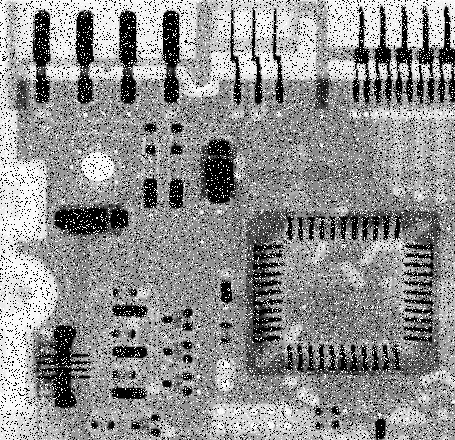
#> input picture DIP3E_Original_Images_CH03/Fig0335(a)(ckt_board_saltpep_prob_pt05).tif, 455 x 440 px, found by its file name
$ python exercise4.py
#> lines starting #> are read from the running program, lines starting #| are printed output that depends on the picture
from PIL import Image
import cv2
import skimage
import numpy as np
import matplotlib.pyplot as plt
import matplotlib.colors as colors
import scipy.io as sio
import scipy as sc
import pandas as pd

#plt.style.use('ggplot')


""" Task 1 """

IMG = np.array(Image.open("DIP3E_Original_Images_CH03\Fig0335(a)(ckt_board_saltpep_prob_pt05).tif"))
#> IMG is the input picture: shape (440, 455); min 0, max 255, mean 144.1
histogram, bin_edges = np.histogram(IMG, bins=256, range=(0, 255))
#> histogram = 256 values, max 30628 at index 0, min 33 at index 254, mean 782; bin_edges = 257 values from 0 to 255

# Funcion for median filter
def med_filter():
    img_filtered= sc.ndimage.median_filter(IMG, size=3)
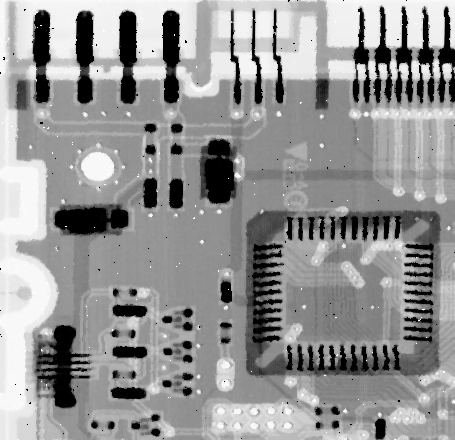
#> img_filtered: shape (440, 455); min 0, max 255, mean 148.2
    histogram_mf, bin_edges_mf = np.histogram(img_filtered, bins=256, range=(0, 255))
#> histogram_mf = 256 values, max 12031 at index 0, min 4 at index 254, mean 782; bin_edges_mf = 257 values from 0 to 255

    plt.subplot(2,2,1)
    plt.text(0.5, 1.1, 'Original Histogram', horizontalalignment='center', verticalalignment='center', transform=plt.gca().transAxes)
    plt.plot(bin_edges[0:-1], histogram, color='r', label = 'Original Histogram')
    plt.subplot(2,2,2)
    plt.text(0.5, 1.1, 'Original Image', horizontalalignment='center', verticalalignment='center', transform=plt.gca().transAxes)
    plt.imshow(IMG, cmap='gray', label = 'Original Image')
    plt.subplot(2,2,3)
    plt.plot(bin_edges_mf[0:-1], histogram_mf, color='r', label = 'Median Filtered Histogram')
    plt.text(0.5, -0.2, 'Median Filtered Histogram', horizontalalignment='center', verticalalignment='center', transform=plt.gca().transAxes)
    plt.subplot(2,2,4)
    plt.imshow(img_filtered, cmap='gray', label = 'Median Filtered Image')
    plt.text(0.5, -0.2, 'Median Filtered Image', horizontalalignment='center', verticalalignment='center', transform=plt.gca().transAxes)
    plt.show()
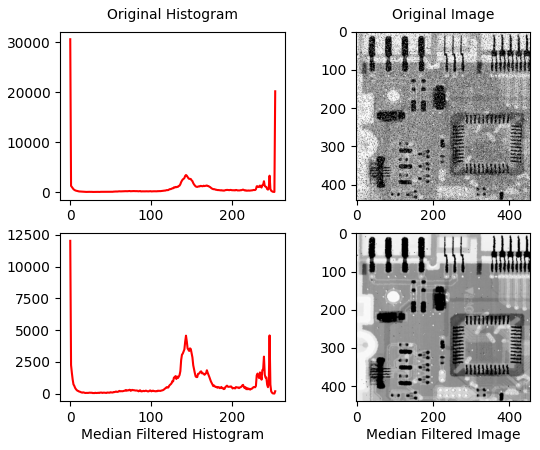
#> figure drawn by matplotlib, 4 panels; panel 1: curve peaks at x = 0, y = 30628; panel 3: curve peaks at x = 0, y = 12031


""" Task 2 """
# a)


med_filter()
